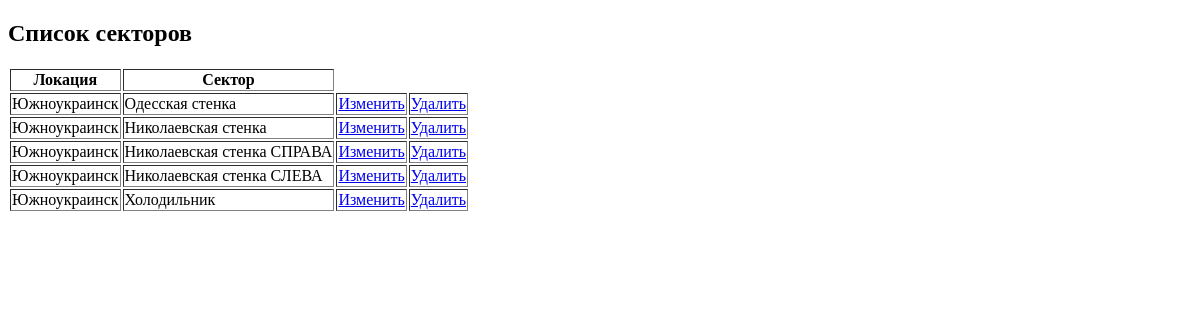
The page /sectors_list/ on the database as committed earlier.
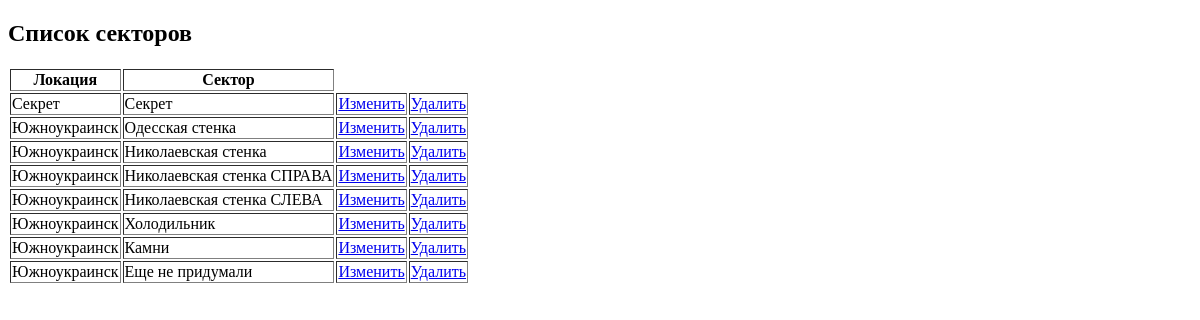
The same page on the database as committed later.
### data/models.py (models this page shows, shortened)
class Sector(models.Model):
    location = models.ForeignKey('Location',max_length=50,verbose_name='Локация',on_delete=models.CASCADE)
    sector=models.CharField(verbose_name='Название сектора',max_length=30,default='Еще не придумали')

class Location(models.Model):
    location=models.CharField(max_length=50,verbose_name='Название локации',default='Неизвестно')
    additional_info=models.CharField(max_length=1000,help_text='Введите информацию по поводу парковки, источников воды итд',verbose_name='Доп информация',default='Все очевидно :)')
    def __str__(self):
        return self.location

### data/views.py (the view)
# urls.py: path('sectors_list/',views.sectors_list_view,name='sectors_list_view'),
def sectors_list_view(request):
    data=Sector.objects.all()
    return render(request,'sectors_list.html',{'data':data})

### templates/sectors_list.html (shortened to what this page needs)
<!DOCTYPE html>
<html>
<head>
</head>
<body class="container">
    <h2>Список секторов</h2>
    <table border=1 frame=void >
        <tr><th>Локация</th><th>Сектор</th></tr>
        {% for sector in data %}
        <tr><td>{{ sector.location }}</td>
        <td>{{ sector.sector }}</td>
         <td><a href="edit_sector/{{sector.id}}">Изменить</a> </td>
            <td><a href="delete_sector/{{sector.id}}">Удалить</a></td>
        </tr>
        {% endfor %}
    </table>
</body>
</html>

Rows that differ between the two databases and show on the page:
added Sector: location "Секрет", sector "Секрет"
added Sector: location "Южноукраинск", sector "Камни"
added Sector: location "Южноукраинск", sector "Еще не придумали"
